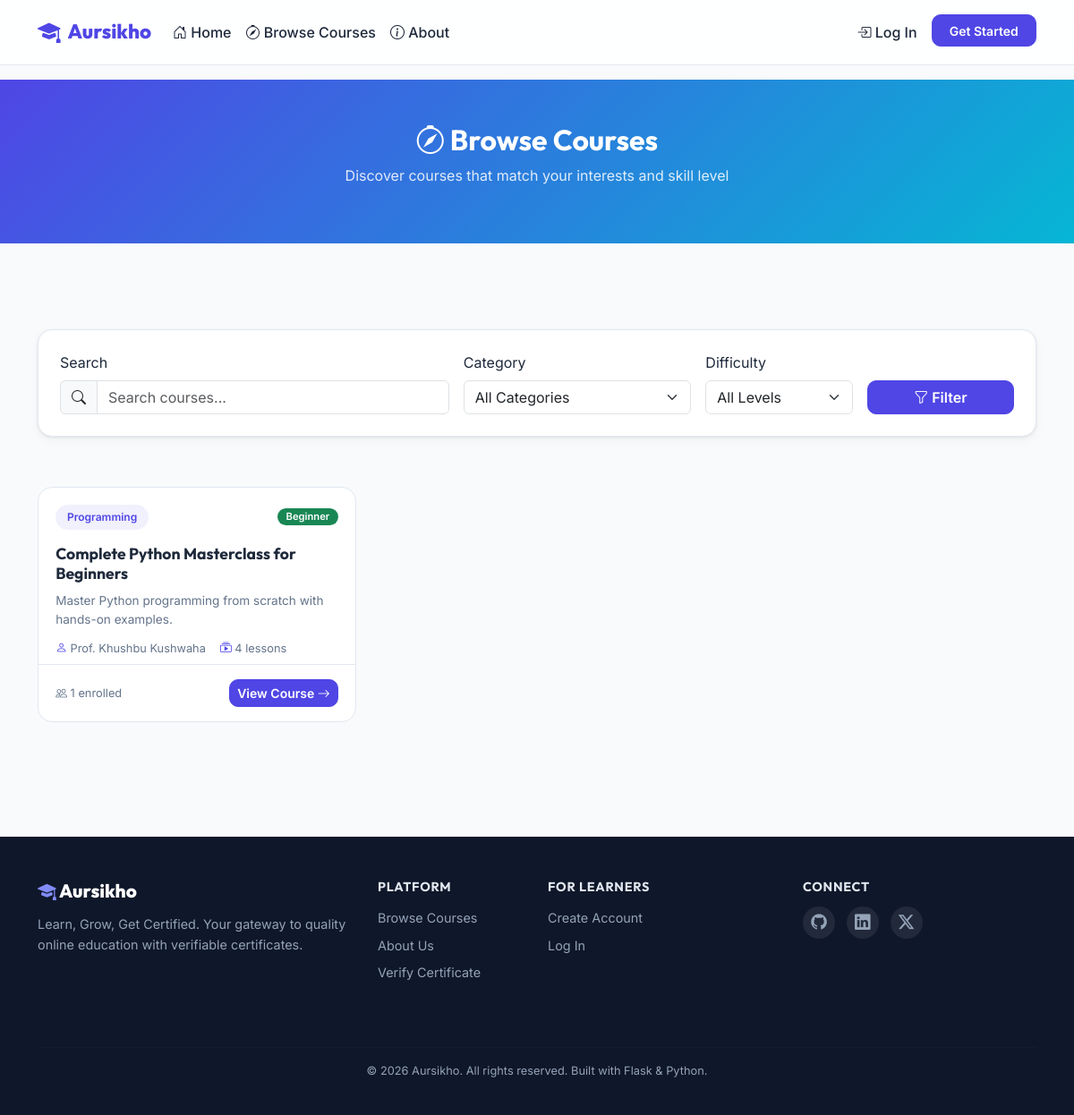
Screenshot of /browse with the database file from the repository.
### app/models.py (models this page shows, shortened)
class Course(db.Model):
    __tablename__ = 'courses'
    id = db.Column(db.Integer, primary_key=True)
    title = db.Column(db.String(200), nullable=False)
    description = db.Column(db.Text, nullable=False)
    short_description = db.Column(db.String(300), default='')
    thumbnail = db.Column(db.String(256), default='default_course.png')
    category = db.Column(db.String(50), nullable=False, default='General')
    difficulty = db.Column(db.String(20), nullable=False, default='beginner')  # beginner, intermediate, advanced
    is_published = db.Column(db.Boolean, default=False)
    instructor_id = db.Column(db.Integer, db.ForeignKey('users.id'), nullable=False)
    created_at = db.Column(db.DateTime, default=lambda: datetime.now(timezone.utc))
    updated_at = db.Column(db.DateTime, default=lambda: datetime.now(timezone.utc),
                           onupdate=lambda: datetime.now(timezone.utc))
    lessons = db.relationship('Lesson', backref='course', lazy='dynamic',
                              order_by='Lesson.order_num', cascade='all, delete-orphan')
    quizzes = db.relationship('Quiz', backref='course', lazy='dynamic', cascade='all, delete-orphan')
    enrollments = db.relationship('Enrollment', backref='course', lazy='dynamic', cascade='all, delete-orphan')
    @property
    def total_lessons(self):
        return self.lessons.count()
    @property
    def total_enrolled(self):
        return self.enrollments.count()
    @property
    def difficulty_badge_color(self):
        colors = {
            'beginner': 'success',
            'intermediate': 'warning',
            'advanced': 'danger'
        }
        return colors.get(self.difficulty, 'secondary')

class User(UserMixin, db.Model):
    __tablename__ = 'users'
    id = db.Column(db.Integer, primary_key=True)
    username = db.Column(db.String(64), unique=True, nullable=False, index=True)
    email = db.Column(db.String(120), unique=True, nullable=False, index=True)
    password_hash = db.Column(db.String(256), nullable=False)
    role = db.Column(db.String(20), nullable=False, default='student')  # student, instructor, admin
    full_name = db.Column(db.String(128), nullable=False)
    bio = db.Column(db.Text, default='')
    avatar = db.Column(db.String(256), default='default.png')
    created_at = db.Column(db.DateTime, default=lambda: datetime.now(timezone.utc))
    courses_teaching = db.relationship('Course', backref='instructor', lazy='dynamic')
    enrollments = db.relationship('Enrollment', backref='student', lazy='dynamic')
    certificates = db.relationship('Certificate', backref='student', lazy='dynamic')

### app/routes/main.py (the view)
@main_bp.route('/browse')
def browse():
    page = request.args.get('page', 1, type=int)
    search = request.args.get('search', '', type=str)
    category = request.args.get('category', '', type=str)
    difficulty = request.args.get('difficulty', '', type=str)
    query = Course.query.filter_by(is_published=True)
    if search:
        query = query.filter(Course.title.ilike(f'%{search}%'))
    if category:
        query = query.filter_by(category=category)
    if difficulty:
        query = query.filter_by(difficulty=difficulty)
    courses = query.order_by(Course.created_at.desc()).paginate(
        page=page, per_page=9, error_out=False)
    categories = db.session.query(Course.category).filter_by(
        is_published=True).distinct().all()
    categories = [c[0] for c in categories]
    return render_template('main/browse.html', courses=courses, categories=categories,
                           search=search, current_category=category,
                           current_difficulty=difficulty, title='Browse Courses')

### app/templates/main/browse.html (shortened to what this page needs)
{% extends "base.html" %}
{% block content %}
<section class="page-header">
    <div class="container">
        <h1><i class="bi bi-compass"></i> Browse Courses</h1>
        <p>Discover courses that match your interests and skill level</p>
    </div>
</section>
<section class="browse-section">
    <div class="container">
        <div class="filter-bar">
            <form method="GET" action="{{ url_for('main.browse') }}" class="row g-3 align-items-end">
                <div class="col-md-5">
                    <label for="searchInput" class="form-label">Search</label>
                    <div class="input-group">
                        <span class="input-group-text"><i class="bi bi-search"></i></span>
                        <input type="text" class="form-control" name="search" id="searchInput"
                               value="{{ search }}" placeholder="Search courses...">
                    </div>
                </div>
                <div class="col-md-3">
                    <label for="categoryFilter" class="form-label">Category</label>
                    <select name="category" id="categoryFilter" class="form-select">
                        <option value="">All Categories</option>
                    </select>
                </div>
                <div class="col-md-2">
                    <label for="difficultyFilter" class="form-label">Difficulty</label>
                    <select name="difficulty" id="difficultyFilter" class="form-select">
                        <option value="">All Levels</option>
                    </select>
                </div>
                <div class="col-md-2">
                    <button type="submit" class="btn btn-primary w-100">
                        <i class="bi bi-funnel"></i> Filter
                    </button>
                </div>
            </form>
        </div>
        {% if courses.items %}
        <div class="row g-4 mt-2">
            {% for course in courses.items %}
            <div class="col-md-6 col-lg-4">
                <div class="course-card">
                    <div class="course-card-header">
                        <div class="course-category-badge">{{ course.category }}</div>
                        <span class="badge bg-{{ course.difficulty_badge_color }} difficulty-badge">
                            {{ course.difficulty|title }}
                        </span>
                    </div>
                    <div class="course-card-body">
                        <h5 class="course-title">{{ course.title }}</h5>
                        <p class="course-description">
                            {{ course.short_description or course.description[:120] }}{{ '...' if (course.short_description or course.description)|length > 120 }}
                        </p>
                        <div class="course-meta">
                            <span><i class="bi bi-person"></i> {{ course.instructor.full_name }}</span>
                            <span><i class="bi bi-collection-play"></i> {{ course.total_lessons }} lessons</span>
                        </div>
                    </div>
                    <div class="course-card-footer">
                        <span class="course-enrolled">
                            <i class="bi bi-people"></i> {{ course.total_enrolled }} enrolled
                        </span>
                        <a href="{{ url_for('courses.detail', course_id=course.id) }}" class="btn btn-sm btn-primary">
                            View Course <i class="bi bi-arrow-right"></i>
                        </a>
                    </div>
                </div>
            </div>
            {% endfor %}
        </div>
        {% endif %}
    </div>
</section>
{% endblock %}

### app/static/css/style.css (style rules this page uses)
:root { --primary: #4f46e5; --primary-light: #818cf8; --primary-dark: #3730a3; --accent: #06b6d4; --success: #10b981; --warning: #f59e0b; --danger: #ef4444; --bg: #f8fafc; --bg-card: #ffffff; --text: #1e293b; --text-muted: #64748b; --border: #e2e8f0; --shadow: 0 1px 3px rgba(0,0,0,.08), 0 4px 12px rgba(0,0,0,.04); --shadow-lg: 0 4px 24px rgba(0,0,0,.1); --radius: 16px; --radius-sm: 10px; --font: 'Inter', system-ui, sans-serif; --font-display: 'Outfit', 'Inter', sans-serif; --gradient: linear-gradient(135deg, var(--primary), var(--accent)); }
* { box-sizing: border-box; }
body { font-family: var(--font); background: var(--bg); color: var(--text); }
h1,h2,h3,h4,h5,h6 { font-family: var(--font-display); font-weight: 700; }
.btn-primary { background: var(--primary); border-color: var(--primary); border-radius: var(--radius-sm); font-weight: 600; transition: transform .15s, box-shadow .15s; }
.page-header { background: var(--gradient); color: #fff; padding: 3rem 0; text-align: center; margin-bottom: 2rem; }
.page-header h1 { font-size: 2rem; margin-bottom: .5rem; }
.page-header p { opacity: .85; }
.featured-section, .browse-section { padding: 4rem 0; }
.course-card { background: var(--bg-card); border-radius: var(--radius); border: 1px solid var(--border); overflow: hidden; transition: transform .2s, box-shadow .2s; height: 100%; display: flex; flex-direction: column; }
.course-card-header { padding: 1.2rem 1.2rem .5rem; display: flex; justify-content: space-between; align-items: center; }
.course-category-badge { background: rgba(79,70,229,.08); color: var(--primary); padding: .3rem .8rem; border-radius: 20px; font-size: .75rem; font-weight: 600; }
.difficulty-badge { font-size: .7rem; font-weight: 600; border-radius: 20px; padding: .25rem .6rem; }
.course-card-body { padding: .5rem 1.2rem; flex: 1; }
.course-title { font-size: 1.1rem; font-weight: 700; margin-bottom: .5rem; line-height: 1.3; }
.course-description { color: var(--text-muted); font-size: .85rem; line-height: 1.5; margin-bottom: .8rem; }
.course-meta { display: flex; gap: 1rem; font-size: .8rem; color: var(--text-muted); flex-wrap: wrap; }
.course-meta i { color: var(--primary); }
.course-card-footer { padding: 1rem 1.2rem; border-top: 1px solid var(--border); display: flex; justify-content: space-between; align-items: center; }
.course-enrolled { font-size: .8rem; color: var(--text-muted); }
.filter-bar { background: var(--bg-card); border-radius: var(--radius); padding: 1.5rem; box-shadow: var(--shadow); border: 1px solid var(--border); margin-bottom: 2rem; }

### rows the page displays
Course: category "Programming", difficulty "Beginner", title "Complete Python Masterclass for Beginners", short_description "Master Python programming from scratch with hands-on examples.", instructor.full_name "Prof. Khushbu Kushwaha", total_lessons "4", total_enrolled "1"
